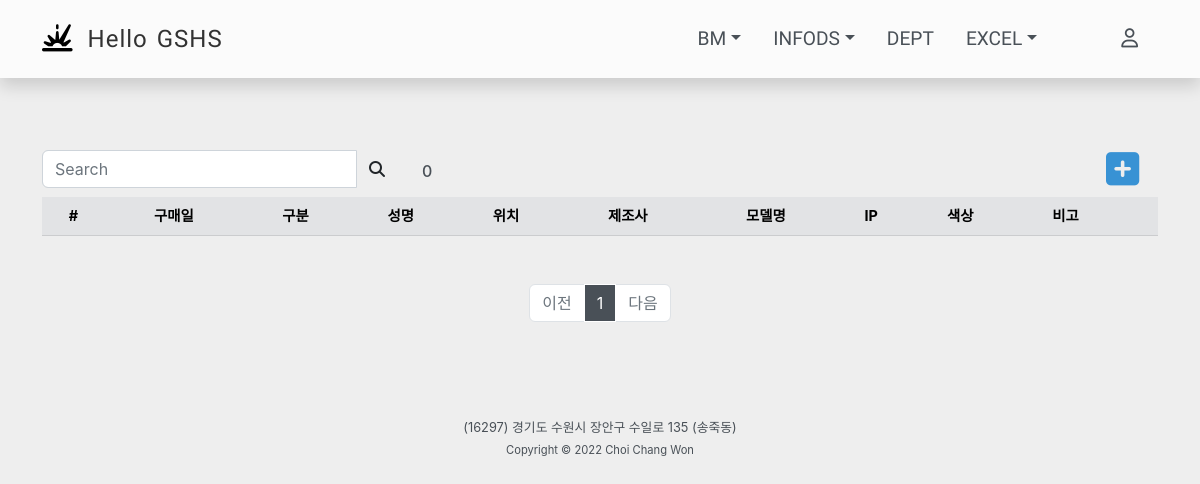
The page /gigi/all/ on the database as committed earlier.
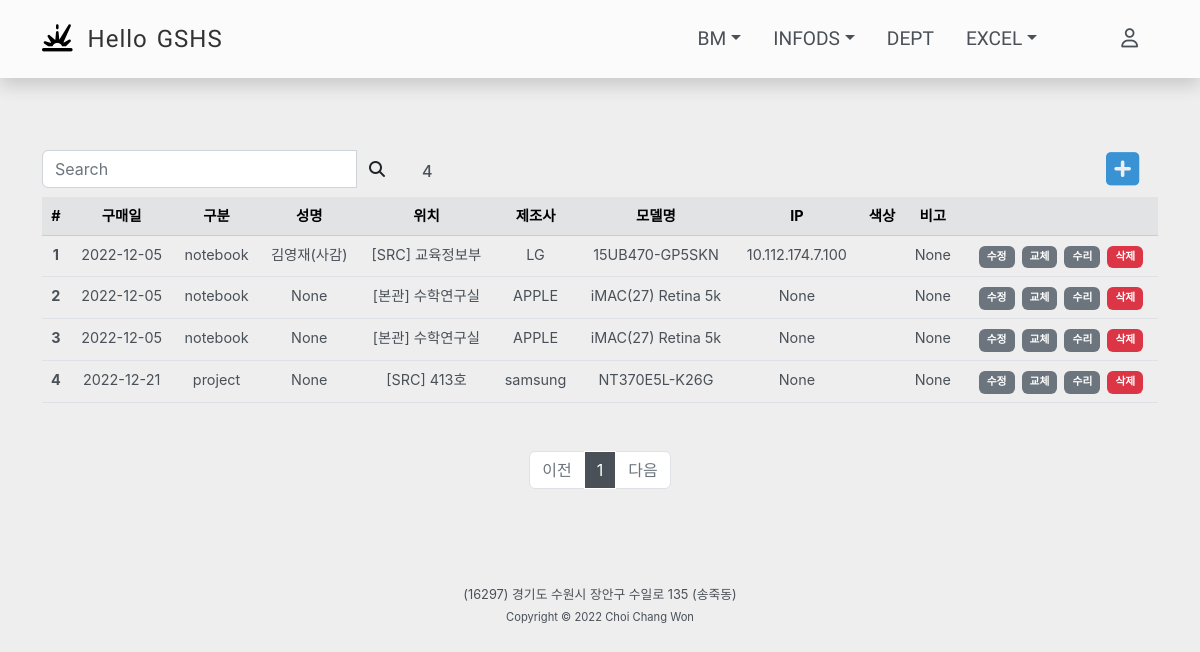
The same page on the database as committed later.
### gshsapp/models.py (models this page shows, shortened)
class Gigiinfo(models.Model):
    COLOR_SELECT = (
        ('None',None),
        ('블랙','블랙'),
        ('컬러','컬러'),
    )
    date = models.DateField(default=timezone.now)
    buyproduct = models.ForeignKey(Buyproduct, on_delete=models.CASCADE, related_name='gigiinfo')
    location = models.ForeignKey(Location, on_delete=models.CASCADE, related_name='gigiinfo')
    user = models.ForeignKey(User, on_delete=models.CASCADE, related_name='gigiinfo', null=True, blank=True)
    ip = models.CharField(max_length=20, null=True, blank=True)
    color = models.CharField(max_length=10, choices=COLOR_SELECT, default=None, blank=True)
    jaego = models.BooleanField(default=False)
    notuse = models.BooleanField(default=False)
    bigo = models.CharField(max_length=100, null=True, blank=True)
    class Meta:
        db_table = "gigiinfo"

class Buyproduct(models.Model):
    gubun = models.ForeignKey(Gubun, on_delete=models.CASCADE, related_name='buyproduct')
    company = models.CharField(max_length=20)
    model = models.CharField(max_length=30)
    bigo = models.CharField(max_length=100, null=True, blank=True)
    class Meta:
        db_table = "buyproduct"

class Gubun(models.Model):
    GUBUN = (
        ('Buyproduct', '구매Table'),
        ('Replacement', '교체Table'),
        ('Repair', '수리Table'),
    )
    tablename = models.CharField(max_length=20, default='', choices=GUBUN)
    gubun = models.CharField(max_length=50)
    def __str__(self):
        return self.gubun
    class Meta:
        db_table = "gubun"

class Location(models.Model):
    LGUBUN = (
        ('부서','부서'),
        ('강의실','강의실'),
        ('실험실','실험실'),
        ('협의회실','협의회실'),
        ('강당','강당'),
        ('서버실','서버실'),
        ('Wee클래스','Wee클래스'),
        ('동아리실','동아리실'),
        ('기타','기타'),
    )
    BGUBUN = (
        ('본관','본관'),
        ('SRC','SRC'),
        ('학술정보관','학술정보관'),
        ('학습관','학습관'),
        ('자치관','자치관'),
        ('창조관','창조관'),
        ('급식소','급식소'),
        ('우정1관','우정1관'),
        ('우정2관','우정2관'),
        ('아름관','아름관'),
    )
    building = models.CharField(max_length=50, choices=BGUBUN)
    hosil = models.CharField(max_length=20)
    locationgubun = models.CharField(max_length=20, default='기타', choices=LGUBUN)
    bigo = models.CharField(max_length=100, null=True, blank=True)
    def __str__(self):
        return f'[{self.building}] {self.hosil}'
    class Meta:
        db_table = "location"

### login/models.py (models this page shows)
class User(AbstractUser):
    objects = UserManager()
    username = models.CharField(max_length=20, null=True, unique=True, blank=True)
    password = models.CharField(max_length=100, null=True, blank=True)
    email = models.CharField(max_length=50, null=True, blank=True)
    is_active = models.BooleanField(default=True)
    name = models.CharField(max_length=50, null=True)
    subject = models.CharField(max_length=50, null=True)
    USERNAME_FIELD = 'username'
    def __str__(self):
        return f'{self.name}({self.subject})'
    class Meta:
        db_table = "user"

### gshsapp/views.py (the view)
# urls.py: path('gigi/<str:gigigubun>/', views.InfogigiList, name='gigi_gubun'),
def InfogigiList(request, gigigubun):
    context={}
    query = request.GET.get('q','')
    if gigigubun == 'all':
        infogigis = Gigiinfo.objects.all().exclude(user__is_active =False).filter(jaego=False, notuse=False).order_by('date')
    elif gigigubun == 'notebook' or gigigubun == 'desktop':
        infogigis = Gigiinfo.objects.all().exclude(user__is_active =False).filter(buyproduct__gubun__gubun=gigigubun, jaego=False, notuse=False).order_by('date')
    elif gigigubun == 'jaego':
        infogigis = Gigiinfo.objects.all().filter(jaego=True, notuse=False).order_by('date')
    elif gigigubun == 'notuse':
        infogigis = Gigiinfo.objects.all().filter(jaego=False, notuse=True).order_by('date')
    else:
        infogigis = Gigiinfo.objects.all().filter(buyproduct__gubun__gubun=gigigubun, jaego=False, notuse=False).order_by('date')
    gigis = infogigis.filter(Q(user__name__icontains=query) | Q(buyproduct__model__icontains=query) | Q(location__hosil__icontains=query) | Q(ip__icontains=query))
    context['gigigubun'] = gigigubun
    context['q'] = query
    page = request.GET.get('page', '1')  # 페이지
    paginator = Paginator(gigis, 10)  # 페이지당 10개씩 보여주기
    page_obj = paginator.get_page(page)
    context ['page_obj'] = page_obj
    context ['query'] = query
    return render(request, 'gshsapp/infogigi.html', context)

### gshsapp/templates/gshsapp/infogigi.html (shortened to what this page needs)
{% extends 'base.html' %}
{% block content %}
<div class="row">
  <div class="col-md-4">
    <form method="GET" action="{% url 'gshsapp:gigi_gubun' gigigubun=gigigubun %}">
      <div class="input-group">
        <input type="search" name="q" value="{{ q }}" class="form-control" placeholder="Search" aria-label="Search" aria-describedby="search-addon" />
        <button type="submit" class="btn">
          <i class="fas fa-search"></i>
        </button>
      </div>
    </form>
  </div>
  <div class="col-md-1  align-self-end me-auto"><h6>{{ page_obj.paginator.count }}</h6></div>
  <div class="col-md-1 text-center">
    <a href="{% url 'gshsapp:gigi_create' gigigubun=gigigubun %}">
      <i style="font-size: 38px; color:#3892d4;" class="fas fa-plus-square"></i>
    </a>
  </div>
</div>
<table class="table text-center mt-2">
    <thead class="table-secondary">
      <tr>
        <th scope="col">#</th>
        <th scope="col">구매일</th>
        <th scope="col">구분</th>
        <th scope="col">성명</th>
        <th scope="col">위치</th>
        <th scope="col">제조사</th>
        <th scope="col">모델명</th>
        <th scope="col">IP</th>
        <th scope="col">색상</th>
        <th scope="col">비고</th>
        <th scope="col"></th>
      </tr>
    </thead>
      {% for gigi in page_obj %}
      <tr>
        <th scope="row">{{ forloop.counter }}</th>
        <td>{{ gigi.date|date:"Y-m-d" }}</td>
        <td>{{ gigi.buyproduct.gubun }}</td>
        <td>{{ gigi.user}}</td>
        <td>{{ gigi.location }}</td>
        <td>{{ gigi.buyproduct.company }}</td>
        <td>{{ gigi.buyproduct.model }}</td>
        <td>{{ gigi.ip }}</td>
        <td>{{ gigi.color }}</td>
        <td>{{ gigi.bigo }}</td>
        <td>
          {% if gigigubun == 'notuse'%}
            <span class="gitamenu badge bg-danger">불용기기</span>
          {% elif gigigubun == 'jaego'%}
            <span class="gitamenu badge bg-success">재고기기</span>
          {% else %}
            <a href="{% url 'gshsapp:gigi_update' gigi.id %} ">
              <span class="gitamenu badge bg-secondary">수정</span>
            </a>
            <a href="{% url 'gshsapp:gigi_change' gigi.id %}?next={{request.path}} ">
              <span class="gitamenu badge bg-secondary">교체</span>
            </a>
            <a href="{% url 'gshsapp:gigi_suri' gigi.id %}?next={{request.path}} ">
              <span class="gitamenu badge bg-secondary">수리</span>
            </a>
            <span class="gigidelete gitamenu badge bg-danger" data-url="{% url 'gshsapp:gigi_delete' gigi.id %}">삭제</span>
          {% endif %}
        </td>
      </tr>
      {% endfor %}
  </table>
  <div class="row mt-5">
    <div class="col-12">
      {% include 'gshsapp/pagination.html' %}
    </div>
  </div>
  {% endblock %}

### templates/base.html (shortened to what this page needs)
{% load static %}
<!DOCTYPE html>
<html lang="en">
<head>
    <link href="https://cdn.jsdelivr.net/npm/bootstrap@5.2.1/dist/css/bootstrap.min.css" rel="stylesheet">
    <link rel="stylesheet" href="{% static 'css/gshs.css' %}" type="text/css">
</head>
<body>
    <nav class="navbar navbar-dark navbar-expand-lg shadow fixed-top py-3" id="mainNav">
        <div class="container">
                <i class="fa-solid fa-explosion"></i><a class="navbar-brand" href="{% url 'gshsapp:home' %}">Hello GSHS</a>
            <div class="collapse navbar-collapse" id="navbarResponsive">
                <ul class="navbar-nav ms-auto">
                    <li class="nav-item mx-0 dropdown">
                        <a class="nav-link dropdown-toggle py-2 px-0 px-lg-3 rounded" href="#"  role="button" data-toggle="dropdown" aria-expanded="false">BM</a>
                    </li>
                    <li class="nav-item mx-0 dropdown">
                        <a class="nav-link dropdown-toggle py-2 px-0 px-lg-3 rounded" href="#"  role="button" data-toggle="dropdown" aria-expanded="false">INFODS</a>
                    </li>
                    <li class="nav-item mx-0"><a class="nav-link py-2 px-0 px-lg-3 rounded" href="{% url 'gshsapp:gigi_buseo' '교육정보부'%}">DEPT</a></li>
                    <li class="nav-item mx-0 dropdown">
                        <a class="nav-link dropdown-toggle py-2 px-0 px-lg-3 rounded" href="#"  role="button" data-toggle="dropdown" aria-expanded="false">EXCEL</a>
                    </li>
                    {% if user.is_authenticated %}
                        <li class="nav-item mx-0 mx-lg-1 ps-5"><a class="nav-link py-2 px-0 px-lg-3 rounded" href="{% url 'login:logout' %}" title="{{ request.user.username }}님 반갑습니다."><i class="fa-solid fa-power-off"></i></a></li>
                    {% else %}
                        <li class="nav-item mx-0 mx-lg-1 ps-5"><a class="nav-link py-2 px-0 px-lg-3 rounded" href="{% url 'login:login' %}" title="로그인 하세요."><i class="fa-regular fa-user"></i></a></li>
                    {% endif %}
                </ul>
            </div>
        </div>
    </nav>
    <section>
        <div class="container">
            {% block content %}
            {% endblock %}
        </div>
    </section>
    <footer>
        <address>
          (16297) 경기도 수원시 장안구 수일로 135 (송죽동)
        </address>
        <small>Copyright &copy; 2022 Choi Chang Won</small>
    </footer>
</body>
</html>

### gshsapp/templates/gshsapp/pagination.html
      <ul class="pagination justify-content-center">
        {% if page_obj.has_previous %}
        <li class="page-item">
            <a class="page-link" href="?page={{ page_obj.previous_page_number }}&q={{query}}">이전</a>
        </li>
        {% else %}
        <li class="page-item disabled">
            <a class="page-link" tabindex="-1" aria-disabled="true" href="#">이전</a>
        </li>
        {% endif %}
        {% for page_number in page_obj.paginator.page_range %}
          {% if page_number >= page_obj.number|add:-5 and page_number <= page_obj.number|add:5 %}
          {% if page_number == page_obj.number %}
          <li class="page-item active" aria-current="page">
              <a class="page-link" href="?page={{ page_number }}&q={{query}}">{{ page_number }}</a>
          </li>
          {% else %}
          <li class="page-item">
              <a class="page-link" href="?page={{ page_number }}&q={{query}}">{{ page_number }}</a>
          </li>
          {% endif %}
          {% endif %}
        {% endfor %}
        {% if page_obj.has_next %}
        <li class="page-item">
            <a class="page-link" href="?page={{ page_obj.next_page_number }}&q={{query}}">다음</a>
        </li>
        {% else %}
        <li class="page-item disabled">
            <a class="page-link" tabindex="-1" aria-disabled="true" href="#">다음</a>
        </li>
        {% endif %}
      </ul>

### static/css/gshs.css (style rules this page uses)
html, body { -ms-overflow-style: none; background-color: #eee; color: #495057; font-family: "NotoSansKR-Regular", -apple-system, BlinkMacSystemFont, "Segoe UI", Roboto, "Helvetica Neue", Arial, "Noto Sans", sans-serif, "Apple Color Emoji", "Segoe UI Emoji", "Segoe UI Symbol", "Noto Color Emoji"; }
a { text-decoration: none; }
nav { background-color: rgb(251, 251, 251); }
.navbar-brand { font-family: 'Zen Dots', cursive; color: #323232; font-size: 1.5rem; margin-left: 15px; letter-spacing: 1px; word-spacing: 2px; }
.nav-item a { font-family: 'Inconsolata', monospace; color:#495057; font-size: 1.2rem; }
.fa-explosion { color:black; font-size: 1.7rem; }
section { margin-top: 150px; }
.table { --bs-table-color: #495057; color: #495057; font-size: 0.9rem; }
.gitamenu { margin-left: 3px; padding: 6px 8px; }
.gigidelete { cursor: pointer; }
footer { margin-top: 70px; text-align: center; padding: 10px; font-size: 0.8rem; }
address { margin-bottom: 0.2rem; }
a.page-link { color: #495057; }
.active >.page-link, .page-link.active { background-color: #495057; border-color: white; }

Rows that differ between the two databases and show on the page:
added Gigiinfo: date "2022-12-05", buyproduct.gubun "notebook", user "김영재(사감)", location "[SRC] 교육정보부", buyproduct.company "LG", buyproduct.model "15UB470-GP5SKN", ip "10.112.174.7.100", bigo "None"
added Gigiinfo: date "2022-12-05", buyproduct.gubun "notebook", user "None", location "[본관] 수학연구실", buyproduct.company "APPLE", buyproduct.model "iMAC(27) Retina 5k", ip "None", bigo "None"
added Gigiinfo: date "2022-12-05", buyproduct.gubun "notebook", user "None", location "[본관] 수학연구실", buyproduct.company "APPLE", buyproduct.model "iMAC(27) Retina 5k", ip "None", bigo "None"
added Gigiinfo: date "2022-12-21", buyproduct.gubun "project", user "None", location "[SRC] 413호", buyproduct.company "samsung", buyproduct.model "NT370E5L-K26G", ip "None", bigo "None"
Other text that changed with them:
{{ page_obj.paginator.count }}: "0" → "4"
